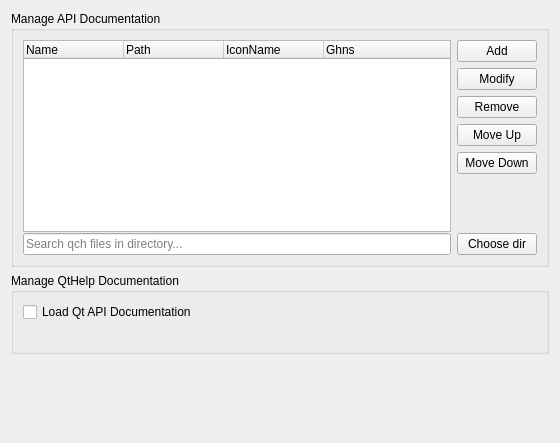
<?xml version="1.0" encoding="UTF-8"?>
<ui version="4.0">
 <class>QtHelpConfigUI</class>
 <widget class="QWidget" name="QtHelpConfigUI">
  <property name="geometry">
   <rect>
    <x>0</x>
    <y>0</y>
    <width>560</width>
    <height>443</height>
   </rect>
  </property>
  <property name="locale">
   <locale language="English" country="UnitedStates"/>
  </property>
  <layout class="QVBoxLayout" name="verticalLayout_2">
   <item>
    <widget class="QGroupBox" name="qchManage">
     <property name="title">
      <string>Manage API Documentation</string>
     </property>
     <layout class="QVBoxLayout" name="verticalLayout_3">
      <item>
       <layout class="QHBoxLayout" name="horizontalLayout_2">
        <item>
         <layout class="QVBoxLayout" name="verticalLayout_5">
          <property name="spacing">
           <number>1</number>
          </property>
          <property name="leftMargin">
           <number>0</number>
          </property>
          <item>
           <widget class="QTreeWidget" name="qchTable">
            <property name="editTriggers">
             <set>QAbstractItemView::NoEditTriggers</set>
            </property>
            <property name="rootIsDecorated">
             <bool>false</bool>
            </property>
            <property name="wordWrap">
             <bool>false</bool>
            </property>
            <property name="showGrid" stdset="0">
             <bool>false</bool>
            </property>
            <attribute name="headerVisible">
             <bool>true</bool>
            </attribute>
            <column>
             <property name="text">
              <string>Name</string>
             </property>
            </column>
            <column>
             <property name="text">
              <string>Path</string>
             </property>
            </column>
            <column>
             <property name="text">
              <string notr="true">IconName</string>
             </property>
            </column>
            <column>
             <property name="text">
              <string notr="true">Ghns</string>
             </property>
            </column>
           </widget>
          </item>
          <item>
           <layout class="QHBoxLayout" name="horizontalLayout_3">
            <property name="topMargin">
             <number>0</number>
            </property>
            <item>
             <widget class="QLineEdit" name="qchSearchDir">
              <property name="text">
               <string/>
              </property>
              <property name="placeholderText">
               <string>Search qch files in directory...</string>
              </property>
             </widget>
            </item>
           </layout>
          </item>
         </layout>
        </item>
        <item>
         <layout class="QVBoxLayout" name="verticalLayout">
          <item>
           <widget class="QPushButton" name="addButton">
            <property name="text">
             <string>Add</string>
            </property>
           </widget>
          </item>
          <item>
           <widget class="QPushButton" name="editButton">
            <property name="text">
             <string>Modify</string>
            </property>
           </widget>
          </item>
          <item>
           <widget class="QPushButton" name="removeButton">
            <property name="text">
             <string>Remove</string>
            </property>
           </widget>
          </item>
          <item>
           <widget class="QPushButton" name="upButton">
            <property name="text">
             <string>Move Up</string>
            </property>
           </widget>
          </item>
          <item>
           <widget class="QPushButton" name="downButton">
            <property name="text">
             <string>Move Down</string>
            </property>
           </widget>
          </item>
          <item>
           <spacer name="verticalSpacer_2">
            <property name="orientation">
             <enum>Qt::Vertical</enum>
            </property>
            <property name="sizeHint" stdset="0">
             <size>
              <width>20</width>
              <height>40</height>
             </size>
            </property>
           </spacer>
          </item>
          <item>
           <widget class="QPushButton" name="qchSearchDirButton">
            <property name="text">
             <string>Choose dir</string>
            </property>
           </widget>
          </item>
         </layout>
        </item>
       </layout>
      </item>
     </layout>
    </widget>
   </item>
   <item>
    <widget class="QGroupBox" name="groupBox">
     <property name="title">
      <string>Manage QtHelp Documentation</string>
     </property>
     <layout class="QVBoxLayout" name="verticalLayout_4">
      <item>
       <widget class="QCheckBox" name="loadQtDocsCheckBox">
        <property name="text">
         <string>Load Qt API Documentation</string>
        </property>
       </widget>
      </item>
      <item>
       <widget class="QLabel" name="labelAvailabilityQtDocs">
        <property name="enabled">
         <bool>true</bool>
        </property>
        <property name="text">
         <string/>
        </property>
       </widget>
      </item>
     </layout>
    </widget>
   </item>
   <item>
    <spacer name="verticalSpacer">
     <property name="orientation">
      <enum>Qt::Vertical</enum>
     </property>
     <property name="sizeHint" stdset="0">
      <size>
       <width>20</width>
       <height>40</height>
      </size>
     </property>
    </spacer>
   </item>
  </layout>
 </widget>
 <resources/>
 <connections/>
</ui>
